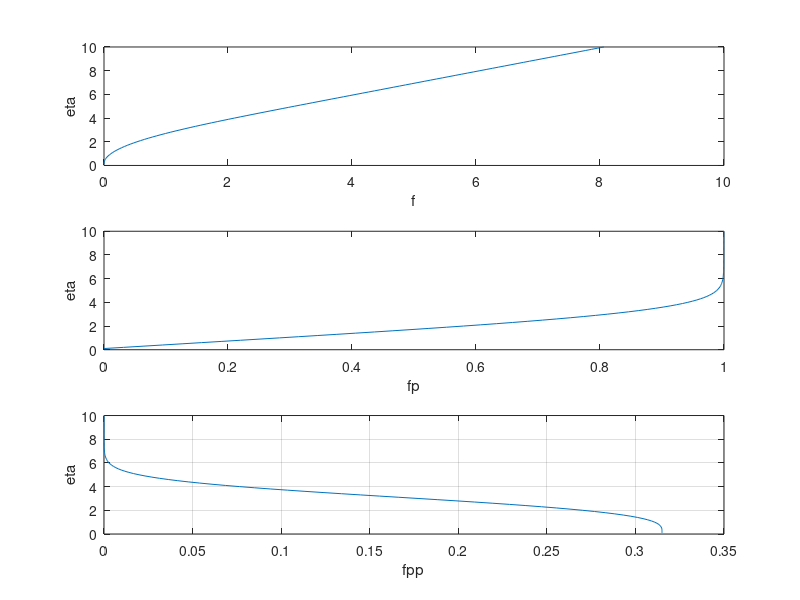

This chart was generated by the following MATLAB code:
%clear workspace and screen
clc
clear all
%boundry conditions and finite element definition
deltaeta=0.1;
f(1)=0;
fp(1)=0;
fpp(1)=0.0;
fpfinal=0
%a loop to attribution a good value to fpp boundry condition
while (abs(fpfinal-1)>=0.001)
    fpp(1)=fpp(1)+0.001;
imax=100;
%a loop to solve equations
for i=2:1:imax;
f(i)=f(i-1)+fp(i-1)*deltaeta;
fp(i)=fp(i-1)+fpp(i-1)*deltaeta;
fpp(i)=fpp(i-1)-fpp(i-1).*f(i-1)*deltaeta/2
end
fpfinal=fp(100);
end
% plotting fp as a function of eta
i=1:100;
eta=i*deltaeta;
subplot(3,1,1)
plot(f,eta);
xlabel("f");
ylabel("eta")
subplot(3,1,2)
plot(fp,eta);
xlabel("fp");
ylabel("eta")
subplot(3,1,3)
plot(fpp,eta);
xlabel("fpp");
ylabel("eta")
grid on;
